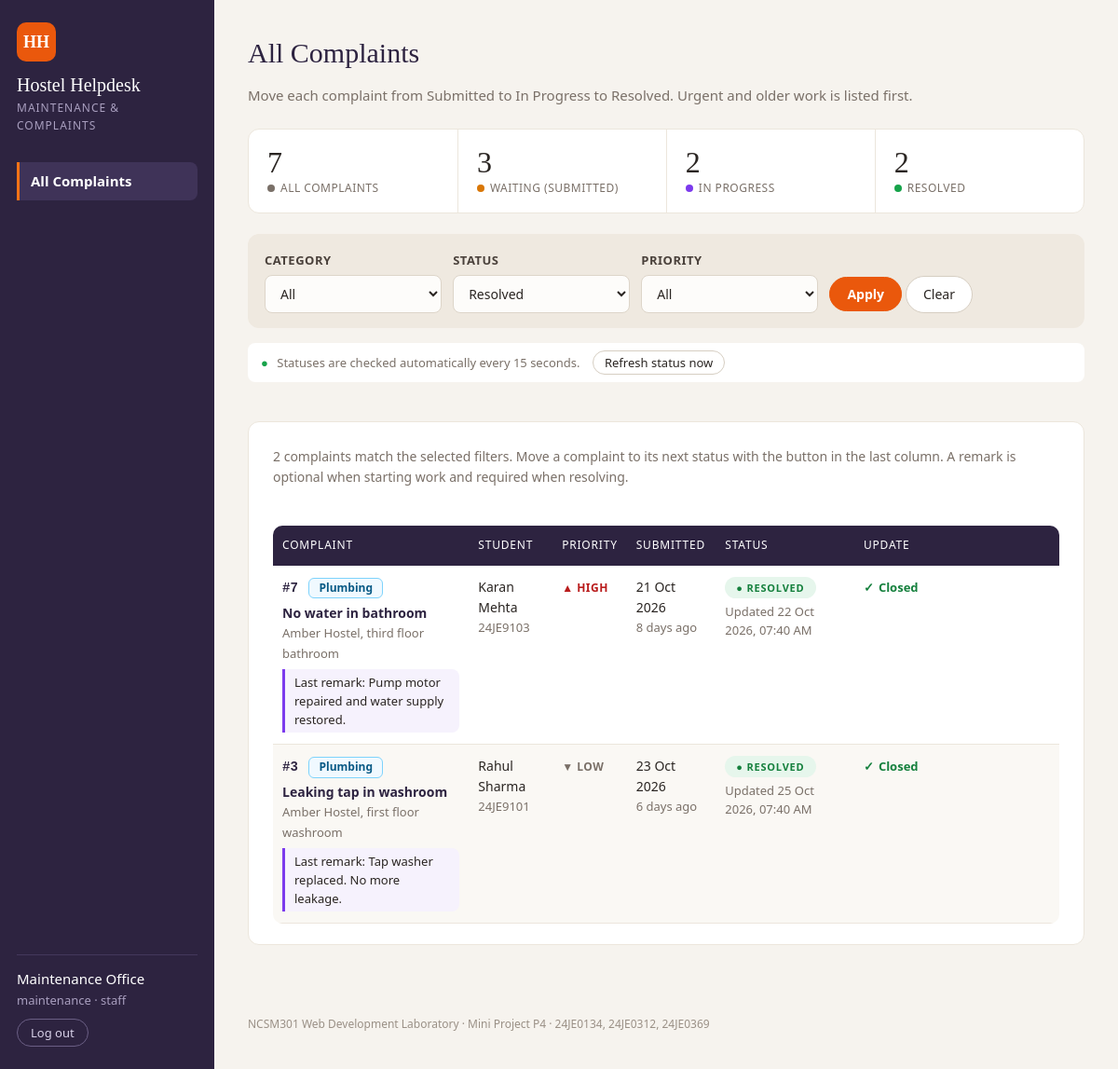
The app's page /manage.php?status=Resolved (signed in) with its own data.
### tables this page shows
CREATE TABLE complaints (
    complaint_id INT AUTO_INCREMENT PRIMARY KEY,
    user_id      INT          NOT NULL,
    category_id  INT          NOT NULL,
    title        VARCHAR(100) NOT NULL,
    description  TEXT         NOT NULL,
    location     VARCHAR(80)  NOT NULL,
    priority     VARCHAR(10)  NOT NULL DEFAULT 'Medium',
    status       VARCHAR(20)  NOT NULL DEFAULT 'Submitted',
    created_at   TIMESTAMP    NOT NULL DEFAULT CURRENT_TIMESTAMP,
    updated_at   TIMESTAMP    NOT NULL DEFAULT CURRENT_TIMESTAMP,
    resolved_at  TIMESTAMP    NULL,
    CHECK (priority IN ('Low', 'Medium', 'High')),
    CHECK (status IN ('Submitted', 'In Progress', 'Resolved')),
    FOREIGN KEY (user_id) REFERENCES users (user_id),
    FOREIGN KEY (category_id) REFERENCES categories (category_id)
);

CREATE TABLE categories (
    category_id INT AUTO_INCREMENT PRIMARY KEY,
    name        VARCHAR(30) NOT NULL UNIQUE
);

CREATE TABLE users (
    user_id       INT AUTO_INCREMENT PRIMARY KEY,
    login_id      VARCHAR(20)  NOT NULL UNIQUE,
    full_name     VARCHAR(100) NOT NULL,
    password_hash VARCHAR(255) NOT NULL,
    role          VARCHAR(10)  NOT NULL DEFAULT 'student',
    hostel        VARCHAR(50)  NULL,
    room_no       VARCHAR(10)  NULL,
    CHECK (role IN ('student', 'staff'))
);

### manage.php (the view, shortened to what this page needs)
<?php
require "db.php";
require "functions.php";
$categoryId = isset($_GET["category"]) ? (int) $_GET["category"] : 0;
$status = isset($_GET["status"]) ? $_GET["status"] : "";
$priority = isset($_GET["priority"]) ? $_GET["priority"] : "";
$priorities = ["High", "Medium", "Low"];
if (!in_array($priority, $priorities, true)) {
    $priority = "";
}
$conditions = ["1 = 1"];
$params = [];
if ($status !== "") {
    $conditions[] = "c.status = :status";
    $params[":status"] = $status;
}
$sql = "SELECT c.complaint_id, c.title, c.location, c.priority, c.status, c.created_at, c.updated_at,
               cat.name AS category, u.full_name, u.login_id,
               (SELECT h.remark FROM complaint_updates h
                WHERE h.complaint_id = c.complaint_id AND h.remark IS NOT NULL
                ORDER BY h.update_id DESC LIMIT 1) AS last_remark
        FROM complaints c
        JOIN categories cat ON c.category_id = cat.category_id
        JOIN users u ON c.user_id = u.user_id
        WHERE " . implode(" AND ", $conditions) . "
        ORDER BY CASE c.status WHEN 'Submitted' THEN 1 WHEN 'In Progress' THEN 2 ELSE 3 END,
                 CASE c.priority WHEN 'High' THEN 1 WHEN 'Medium' THEN 2 ELSE 3 END,
                 c.created_at";
$statement = $pdo->prepare($sql);
$statement->execute($params);
$complaints = $statement->fetchAll();
$summary = get_summary($pdo, null);
$isFiltered = $categoryId > 0 || $status !== "" || $priority !== "";
require "header.php";
?>
    <main class="page-container wide">
        <div class="page-heading">
            <h1>All Complaints</h1>
            <p class="page-intro">Move each complaint from Submitted to In Progress to Resolved. Urgent and older work is listed first.</p>
        </div>
        <section class="summary" aria-label="Summary of all complaints">
            <a class="summary-tile" href="manage.php">
                <span class="summary-number" id="summary-total"><?php echo $summary["total"]; ?></span>
                <span class="summary-label">All complaints</span>
            </a>
            <a class="summary-tile tile-submitted" href="manage.php?status=Submitted">
                <span class="summary-number" id="summary-submitted"><?php echo $summary["submitted"]; ?></span>
                <span class="summary-label">Waiting (Submitted)</span>
            </a>
            <a class="summary-tile tile-progress" href="manage.php?status=In+Progress">
                <span class="summary-number" id="summary-progress"><?php echo $summary["inProgress"]; ?></span>
                <span class="summary-label">In progress</span>
            </a>
            <a class="summary-tile tile-resolved" href="manage.php?status=Resolved">
                <span class="summary-number" id="summary-resolved"><?php echo $summary["resolved"]; ?></span>
                <span class="summary-label">Resolved</span>
            </a>
        </section>
        <form id="filter-form" class="filter-bar" action="manage.php" method="get">
            <div class="filter-field">
                <label for="category">Category</label>
                <select id="category" name="category">
                    <option value="0">All</option>
                </select>
            </div>
            <div class="filter-field">
                <label for="status">Status</label>
                <select id="status" name="status">
                    <?php foreach (all_statuses() as $option): ?>
                        <option value="<?php echo htmlspecialchars($option); ?>" <?php echo $option === $status ? "selected" : ""; ?>>
                            <?php echo htmlspecialchars($option); ?>
                        </option>
                    <?php endforeach; ?>
                </select>
            </div>
            <div class="filter-field">
                <label for="priority">Priority</label>
                <select id="priority" name="priority">
                    <option value="">All</option>
                </select>
            </div>
            <div class="filter-field filter-buttons">
                <button type="submit" class="button-primary">Apply</button>
                <a href="manage.php" class="button-link">Clear</a>
            </div>
        </form>
        <div class="refresh-bar">
            <span id="refresh-time">Statuses are checked automatically every 15 seconds.</span>
            <button type="button" id="refresh-button">Refresh status now</button>
        </div>
        <p id="refresh-message" class="status-message" aria-live="polite"></p>
        <section class="panel">
            <p class="result-count">
                <?php
                echo count($complaints) === 1 ? "1 complaint" : count($complaints) . " complaints";
                echo $isFiltered ? " match the selected filters." : " in total.";
                ?>
                Move a complaint to its next status with the button in the last column.
                A remark is optional when starting work and required when resolving.
            </p>
            <p id="update-message" class="status-message" aria-live="polite"></p>
            <?php if (count($complaints) === 0): ?>
                <p class="empty-message">No complaints match. <a href="manage.php">Clear the filters</a>.</p>
            <?php else: ?>
                <div class="table-wrapper">
                    <table class="complaint-table">
                        <thead>
                            <tr>
                                <th>Complaint</th>
                                <th>Student</th>
                                <th>Priority</th>
                                <th>Submitted</th>
                                <th>Status</th>
                                <th>Update</th>
                            </tr>
                        </thead>
                        <tbody>
                            <?php foreach ($complaints as $complaint): ?>
                                <tr id="complaint-<?php echo $complaint["complaint_id"]; ?>" class="tracked-complaint"
                                    data-complaint-id="<?php echo $complaint["complaint_id"]; ?>"
                                    data-status="<?php echo htmlspecialchars($complaint["status"]); ?>">
                                    <td>
                                        <span class="complaint-number">#<?php echo $complaint["complaint_id"]; ?></span>
                                        <span class="badge badge-<?php echo strtolower(htmlspecialchars($complaint["category"])); ?>">
                                            <?php echo htmlspecialchars($complaint["category"]); ?>
                                        </span>
                                        <a class="table-title" href="complaint.php?id=<?php echo $complaint["complaint_id"]; ?>">
                                            <?php echo htmlspecialchars($complaint["title"]); ?>
                                        </a>
                                        <span class="muted"><?php echo htmlspecialchars($complaint["location"]); ?></span>
                                        <span class="staff-remark table-remark" <?php echo $complaint["last_remark"] === null ? "hidden" : ""; ?>>
                                            Last remark: <span class="remark-text"><?php echo htmlspecialchars((string) $complaint["last_remark"]); ?></span>
                                        </span>
                                    </td>
                                    <td>
                                        <?php echo htmlspecialchars($complaint["full_name"]); ?><br>
                                        <span class="muted"><?php echo htmlspecialchars($complaint["login_id"]); ?></span>
                                    </td>
                                    <td>
                                        <span class="priority priority-<?php echo strtolower($complaint["priority"]); ?>">
                                            <?php echo htmlspecialchars($complaint["priority"]); ?>
                                        </span>
                                    </td>
                                    <td>
                                        <?php echo date("d M Y", strtotime($complaint["created_at"])); ?><br>
                                        <span class="muted"><?php echo days_ago($complaint["created_at"]); ?></span>
                                    </td>
                                    <td>
                                        <span class="status-pill <?php echo status_class($complaint["status"]); ?>">
                                            <?php echo htmlspecialchars($complaint["status"]); ?>
                                        </span>
                                        <span class="muted updated-line">
                                            Updated <span class="updated-text"><?php echo format_time($complaint["updated_at"]); ?></span>
                                        </span>
                                    </td>
                                    <td>
                                        <?php print_staff_actions($complaint["complaint_id"], $complaint["status"]); ?>
                                    </td>
                                </tr>
                            <?php endforeach; ?>
                        </tbody>
                    </table>
                </div>
            <?php endif; ?>
        </section>
    </main>
<?php require "footer.php"; ?>
</body>
</html>

### functions.php (shortened to what this page needs)
<?php
function all_statuses() {
    return ["Submitted", "In Progress", "Resolved"];
}
function next_status($status) {
    $statusOrder = all_statuses();
    $position = array_search($status, $statusOrder);
    if ($position === false || $position === count($statusOrder) - 1) {
        return null;
    }
    return $statusOrder[$position + 1];
}
function status_class($status) {
    if ($status === "In Progress") {
        return "status-progress";
    } elseif ($status === "Resolved") {
        return "status-resolved";
    }
    return "status-submitted";
}
function format_time($timestamp) {
    return date("d M Y, h:i A", strtotime($timestamp));
}
function get_summary($pdo, $userId) {
    $sql = "SELECT COUNT(*) AS total,
                   SUM(status = 'Submitted') AS submitted,
                   SUM(status = 'In Progress') AS inProgress,
                   SUM(status = 'Resolved') AS resolved
            FROM complaints";
    $params = [];
    $statement = $pdo->prepare($sql);
    $statement->execute($params);
    $row = $statement->fetch();
    return [
        "total" => (int) $row["total"],
        "submitted" => (int) $row["submitted"],
        "inProgress" => (int) $row["inProgress"],
        "resolved" => (int) $row["resolved"],
    ];
}
function days_ago($timestamp) {
    $today = new DateTime(date("Y-m-d"));
    $day = new DateTime(date("Y-m-d", strtotime($timestamp)));
    $days = (int) $day->diff($today)->format("%a");
    return $days . " days ago";
}
function print_staff_actions($complaintId, $status) {
    $next = next_status($status);
    $hide = ' style="display: none"';
    ?>
    <div class="staff-actions">
        <span class="no-action" <?php echo $next === null ? "" : $hide; ?>>Closed</span>
    </div>
    <?php
}
?>

### records on screen
complaints: complaint_id "7", category.name "Plumbing", title "No water in bathroom", location "Amber Hostel, third floor bathroom", last_remark "Pump motor repaired and water supply restored.", user.full_name "Karan Mehta", user.login_id "24JE9103", priority "HIGH", created_at "21 Oct 2026", created_at "8 days ago", status "RESOLVED", updated_at "22 Oct 2026, 07:40 AM"
complaints: complaint_id "3", category.name "Plumbing", title "Leaking tap in washroom", location "Amber Hostel, first floor washroom", last_remark "Tap washer replaced. No more leakage.", user.full_name "Rahul Sharma", user.login_id "24JE9101", priority "LOW", created_at "23 Oct 2026", created_at "6 days ago", status "RESOLVED", updated_at "25 Oct 2026, 07:40 AM"

### other values on screen
$_SESSION["fullName"] "Maintenance Office"
$_SESSION["loginId"] "maintenance"
$_SESSION["role"] "staff"
$summary["total"] "7"
$summary["submitted"] "3"
$summary["inProgress"] "2"
$summary["resolved"] "2"
count($complaints) "2"
form field status "Resolved"
